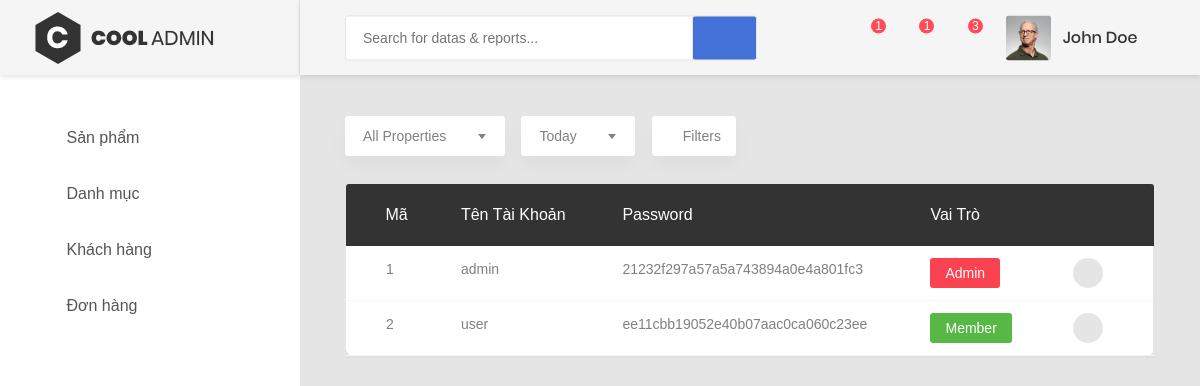
Page /admin/index.php?page=customer on the committed database.
### tables this page shows
CREATE TABLE `users` (
  `id` int(255) UNSIGNED NOT NULL,
  `img` varchar(255) NOT NULL DEFAULT ' img/user/defaultavata.jpg',
  `username` varchar(255) NOT NULL,
  `password` varchar(255) NOT NULL,
  `firstname` varchar(255) NOT NULL,
  `lastname` varchar(255) NOT NULL,
  `email` varchar(255) NOT NULL,
  `dob` varchar(255) NOT NULL,
  `sex` tinyint(1) NOT NULL,
  `address` varchar(255) NOT NULL,
  `phone_number` varchar(255) NOT NULL,
  `admin` tinyint(1) NOT NULL
);

### PHP/code.php (called while the page is built, shortened)
<?php
function getAllUser($numpage)
{
    global $conn;
    $sql = "SELECT * FROM users LIMIT $numpage,7";
    return $conn->query($sql);
}

### admin/page/customer.php (the view, shortened to what this page needs)
<div class="table-data__tool">
    <div class="table-data__tool-left">
        <div class="rs-select2--light rs-select2--md">
        </div>
        <div class="rs-select2--light rs-select2--sm">
        </div>
        <button class="au-btn-filter">
            <i class="zmdi zmdi-filter-list"></i>filters</button>
    </div>
</div>
<div class="table-responsive m-b-40">
    <table class="table table-borderless table-data3">
        <thead>
            <tr>
                <th>Mã</th>
                <th>Tên tài khoản</th>
                <th>Password</th>
                <th>Vai trò</th>
                <th></th>
            </tr>
        </thead>
        <tbody id="table_product">
            <?php
            $result = getAllUser(0);
            while ($row = $result->fetch_assoc()) {
                ?>
            <tr>
                <td><?php echo $row['id'] ?></td>
                <td><?php echo $row['username'] ?></td>
                <td><?php echo md5($row['password']) ?></td>
                <td>
                    <?php
                    if ($row['admin'] == 1) echo '<span class="role admin">admin</span>';
                    else
                        echo '<span class="role member">member</span>';
                    ?>
                </td>
                <td>
                    <div class="table-data-feature">
                        <button onclick="moreUser(<?php echo $row['id'] ?>)" class="item" data-placement="top" title="More" data-toggle="modal" data-target="#moreUser">
                            <i class="zmdi zmdi-more"></i>
                        </button>
                    </div>
                </td>
            </tr>
            <?php
        }
        ?>
        </tbody>
    </table>
    <div class="card">
    </div>
</div>

### rows in the picture
users: id "1", username "admin", password "21232f297a57a5a743894a0e4a801fc3", admin "Admin"
users: id "2", username "user", password "ee11cbb19052e40b07aac0ca060c23ee", admin "Member"
